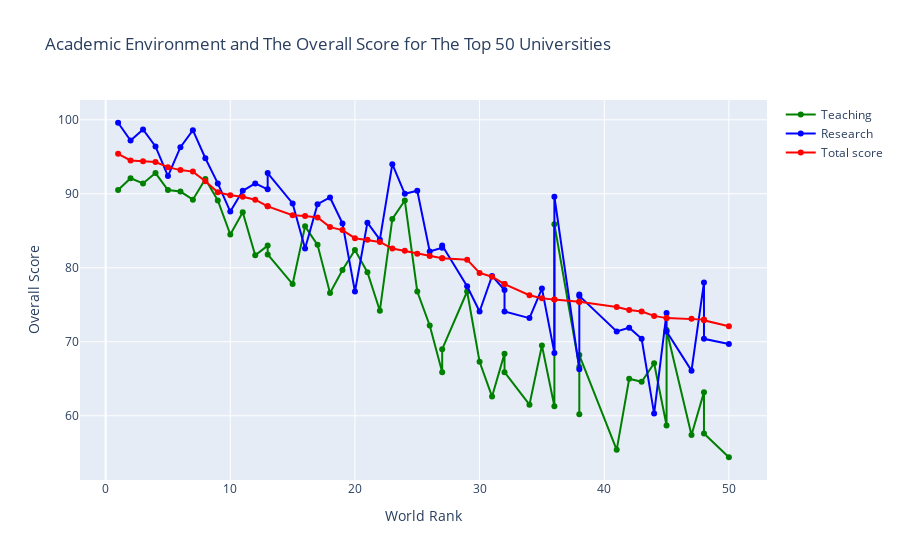

The notebook cell this image was saved under:
### Markdown cell above
There is a maximum of 92.8 and minimum of 11.2 points out of 100 possible for the Teaching performance. The mean for this column will be 28.23

### Code cell
# top 50 universities and their academic performace

uni_top50 = df.head(50) # select the top 50 universities 

# go.Scatter was used for plotting points and lines 
fig1 = go.Scatter(
    x=uni_top50["Rank"], # assigning x and y values: ranking and teaching columns respectively
    y=uni_top50["Teaching"],
    mode="lines+markers", # the line and mark points 
    name = "Teaching", # name of the scatter plot
    marker = dict(color = 'Green'), # the color 
    text= uni_top50["University"] # displaying university's name
)

fig2 = go.Scatter(
    x=uni_top50["Rank"],
    y=uni_top50["Research"],
    name = "Research",
    mode = "lines+markers",
    line = dict(color = 'Blue'),
    text= uni_top50["University"]
)

fig3 = go.Scatter(
    x=uni_top50["Rank"],
    y=uni_top50["Score_Result"],
    name = "Total score",
    mode = "lines+markers",
    line = dict(color = 'red'),
    text= uni_top50["University"]
)

data = [fig1, fig2, fig3]
layout = dict(title = 'Academic Environment and The Overall Score for The Top 50 Universities', # the title
              xaxis = dict(title = 'World Rank'), # x-axis title
              yaxis = dict(title = 'Overall Score')) # y-axis title
fig = dict(data = data, layout = layout, frames = None) 
iplot(fig) # display

# THE SCATTER PLOT BELOW IS NOT VISIBLE IN GITHUB

### Figure 1 — Plotly figure (JSON) as saved in the notebook; plotly's stock layout.template omitted (floating-point values rounded to 4 significant figures)
{"data": [{"marker": {"color": "Green"}, "mode": "lines+markers", "name": "Teaching", "text": ["University of Oxford", "California Institute of Technology", "University of Cambridge", "Stanford University", "Massachusetts Institute of Technology", "Princeton University", "Harvard University", "Yale University", "University of Chicago", "Imperial College London", "University of Pennsylvania", "Johns Hopkins University", "University of California, Berkeley", "ETH Zurich", "UCL", "Columbia University", "University of California, Los Angeles", "University of Toronto", "Cornell University", "Duke University", "University of Michigan-Ann Arbor", "Northwestern University", "Tsinghua University", "Peking University", "National University of Singapore", "University of Washington", "Carnegie Mellon University", "London School of Economics and Political Science", "New York University", "University of Edinburgh", "University of California, San Diego", "LMU Munich", "University of Melbourne", "University of British Columbia", "University of Hong Kong", "King�s College London", "The University of Tokyo", "�cole Polytechnique F�d�rale de Lausanne", "Georgia Institute of Technology", "University of Texas at Austin", "Karolinska Institute", "McGill University", "Technical University of Munich", "Heidelberg University", "KU Leuven", "Paris Sciences et Lettres � PSL Research University Paris", "The Hong Kong University of Science and Technology", "University of Illinois at Urbana-Champaign", "Nanyang Technological University, Singapore", "Australian National University"], "type": "scatter", "x": ["1", "2", "3", "4", "5", "6", "7", "8", "9", "10", "11", "12", "13", "13", "15", "16", "17", "18", "19", "20", "21", "22", "23", "24", "25", "26", "27", "27", "29", "30", "31", "32", "32", "34", "35", "36", "36", "38", "38", "38", "41", "42", "43", "44", "45", "45", "47", "48", "48", "50"], "y": [90.5, 92.1, 91.4, 92.8, 90.5, 90.3, 89.2, 92, 89.1, 84.5, 87.5, 81.7, 83, 81.8, 77.8, 85.6, 83.1, 76.6, 79.7, 82.4, 79.4, 74.2, 86.6, 89.1, 76.8, 72.2, 65.9, 69, 76.8, 67.3, 62.6, 68.4, 65.9, 61.5, 69.5, 61.3, 85.9, 66.6, 60.2, 68.2, 55.4, 65, 64.6, 67.1, 58.7, 71.6, 57.4, 63.2, 57.6, 54.4]}, {"line": {"color": "Blue"}, "mode": "lines+markers", "name": "Research", "text": ["University of Oxford", "California Institute of Technology", "University of Cambridge", "Stanford University", "Massachusetts Institute of Technology", "Princeton University", "Harvard University", "Yale University", "University of Chicago", "Imperial College London", "University of Pennsylvania", "Johns Hopkins University", "University of California, Berkeley", "ETH Zurich", "UCL", "Columbia University", "University of California, Los Angeles", "University of Toronto", "Cornell University", "Duke University", "University of Michigan-Ann Arbor", "Northwestern University", "Tsinghua University", "Peking University", "National University of Singapore", "University of Washington", "Carnegie Mellon University", "London School of Economics and Political Science", "New York University", "University of Edinburgh", "University of California, San Diego", "LMU Munich", "University of Melbourne", "University of British Columbia", "University of Hong Kong", "King�s College London", "The University of Tokyo", "�cole Polytechnique F�d�rale de Lausanne", "Georgia Institute of Technology", "University of Texas at Austin", "Karolinska Institute", "McGill University", "Technical University of Munich", "Heidelberg University", "KU Leuven", "Paris Sciences et Lettres � PSL Research University Paris", "The Hong Kong University of Science and Technology", "University of Illinois at Urbana-Champaign", "Nanyang Technological University, Singapore", "Australian National University"], "type": "scatter", "x": ["1", "2", "3", "4", "5", "6", "7", "8", "9", "10", "11", "12", "13", "13", "15", "16", "17", "18", "19", "20", "21", "22", "23", "24", "25", "26", "27", "27", "29", "30", "31", "32", "32", "34", "35", "36", "36", "38", "38", "38", "41", "42", "43", "44", "45", "45", "47", "48", "48", "50"], "y": [99.6, 97.2, 98.7, 96.4, 92.4, 96.3, 98.6, 94.8, 91.4, 87.6, 90.4, 91.4, 90.6, 92.8, 88.7, 82.6, 88.6, 89.5, 86, 76.8, 86.1, 83.8, 94, 90, 90.4, 82.2, 82.7, 83, 77.5, 74.1, 78.9, 77, 74.1, 73.2, 77.2, 68.5, 89.6, 66.3, 76.4, 76.2, 71.4, 71.9, 70.4, 60.3, 73.9, 71.4, 66.1, 78, 70.4, 69.7]}, {"line": {"color": "red"}, "mode": "lines+markers", "name": "Total score", "text": ["University of Oxford", "California Institute of Technology", "University of Cambridge", "Stanford University", "Massachusetts Institute of Technology", "Princeton University", "Harvard University", "Yale University", "University of Chicago", "Imperial College London", "University of Pennsylvania", "Johns Hopkins University", "University of California, Berkeley", "ETH Zurich", "UCL", "Columbia University", "University of California, Los Angeles", "University of Toronto", "Cornell University", "Duke University", "University of Michigan-Ann Arbor", "Northwestern University", "Tsinghua University", "Peking University", "National University of Singapore", "University of Washington", "Carnegie Mellon University", "London School of Economics and Political Science", "New York University", "University of Edinburgh", "University of California, San Diego", "LMU Munich", "University of Melbourne", "University of British Columbia", "University of Hong Kong", "King�s College London", "The University of Tokyo", "�cole Polytechnique F�d�rale de Lausanne", "Georgia Institute of Technology", "University of Texas at Austin", "Karolinska Institute", "McGill University", "Technical University of Munich", "Heidelberg University", "KU Leuven", "Paris Sciences et Lettres � PSL Research University Paris", "The Hong Kong University of Science and Technology", "University of Illinois at Urbana-Champaign", "Nanyang Technological University, Singapore", "Australian National University"], "type": "scatter", "x": ["1", "2", "3", "4", "5", "6", "7", "8", "9", "10", "11", "12", "13", "13", "15", "16", "17", "18", "19", "20", "21", "22", "23", "24", "25", "26", "27", "27", "29", "30", "31", "32", "32", "34", "35", "36", "36", "38", "38", "38", "41", "42", "43", "44", "45", "45", "47", "48", "48", "50"], "y": [95.4, 94.5, 94.4, 94.3, 93.6, 93.2, 93, 91.7, 90.2, 89.8, 89.6, 89.2, 88.3, 88.3, 87.1, 87, 86.8, 85.5, 85.1, 84, 83.8, 83.5, 82.6, 82.3, 81.9, 81.6, 81.3, 81.3, 81.1, 79.3, 78.8, 77.8, 77.8, 76.3, 75.9, 75.7, 75.7, 75.4, 75.4, 75.4, 74.7, 74.3, 74.1, 73.5, 73.2, 73.2, 73.1, 73, 72.9, 72.1]}], "layout": {"title": {"text": "Academic Environment and The Overall Score for The Top 50 Universities"}, "xaxis": {"title": {"text": "World Rank"}}, "yaxis": {"title": {"text": "Overall Score"}}}}
